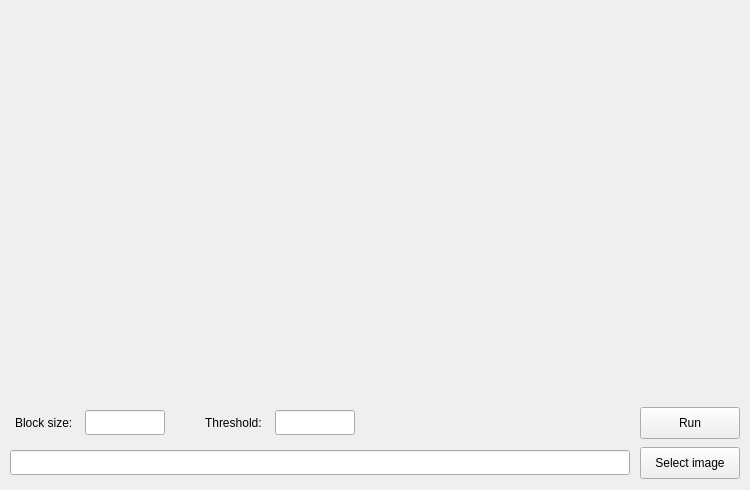
<?xml version="1.0" encoding="UTF-8"?>
<ui version="4.0">
 <class>MainWindow</class>
 <widget class="QMainWindow" name="MainWindow">
  <property name="enabled">
   <bool>true</bool>
  </property>
  <property name="geometry">
   <rect>
    <x>0</x>
    <y>0</y>
    <width>750</width>
    <height>490</height>
   </rect>
  </property>
  <property name="sizePolicy">
   <sizepolicy hsizetype="Fixed" vsizetype="Fixed">
    <horstretch>0</horstretch>
    <verstretch>0</verstretch>
   </sizepolicy>
  </property>
  <property name="minimumSize">
   <size>
    <width>750</width>
    <height>490</height>
   </size>
  </property>
  <property name="maximumSize">
   <size>
    <width>750</width>
    <height>490</height>
   </size>
  </property>
  <property name="windowTitle">
   <string>DCT2</string>
  </property>
  <widget class="QWidget" name="centralwidget">
   <widget class="QPushButton" name="selectImageButton">
    <property name="geometry">
     <rect>
      <x>640</x>
      <y>447</y>
      <width>100</width>
      <height>32</height>
     </rect>
    </property>
    <property name="text">
     <string>Select image</string>
    </property>
   </widget>
   <widget class="QLabel" name="imagePreviewLabel">
    <property name="geometry">
     <rect>
      <x>10</x>
      <y>10</y>
      <width>360</width>
      <height>360</height>
     </rect>
    </property>
    <property name="sizePolicy">
     <sizepolicy hsizetype="Expanding" vsizetype="Expanding">
      <horstretch>0</horstretch>
      <verstretch>0</verstretch>
     </sizepolicy>
    </property>
    <property name="text">
     <string/>
    </property>
   </widget>
   <widget class="QLabel" name="scoreLabel">
    <property name="geometry">
     <rect>
      <x>330</x>
      <y>500</y>
      <width>125</width>
      <height>20</height>
     </rect>
    </property>
    <property name="text">
     <string/>
    </property>
   </widget>
   <widget class="QLabel" name="resultPreviewLabel">
    <property name="geometry">
     <rect>
      <x>380</x>
      <y>10</y>
      <width>360</width>
      <height>360</height>
     </rect>
    </property>
    <property name="sizePolicy">
     <sizepolicy hsizetype="Expanding" vsizetype="Expanding">
      <horstretch>0</horstretch>
      <verstretch>0</verstretch>
     </sizepolicy>
    </property>
    <property name="text">
     <string/>
    </property>
   </widget>
   <widget class="QLabel" name="blockSizeLabel">
    <property name="geometry">
     <rect>
      <x>15</x>
      <y>415</y>
      <width>65</width>
      <height>15</height>
     </rect>
    </property>
    <property name="minimumSize">
     <size>
      <width>65</width>
      <height>15</height>
     </size>
    </property>
    <property name="maximumSize">
     <size>
      <width>65</width>
      <height>15</height>
     </size>
    </property>
    <property name="text">
     <string>Block size:</string>
    </property>
   </widget>
   <widget class="QLabel" name="thresholdLabel">
    <property name="geometry">
     <rect>
      <x>205</x>
      <y>415</y>
      <width>65</width>
      <height>15</height>
     </rect>
    </property>
    <property name="minimumSize">
     <size>
      <width>65</width>
      <height>15</height>
     </size>
    </property>
    <property name="maximumSize">
     <size>
      <width>65</width>
      <height>15</height>
     </size>
    </property>
    <property name="text">
     <string>Threshold:</string>
    </property>
   </widget>
   <widget class="QLineEdit" name="blockSizeLineEdit">
    <property name="geometry">
     <rect>
      <x>85</x>
      <y>410</y>
      <width>80</width>
      <height>25</height>
     </rect>
    </property>
    <property name="minimumSize">
     <size>
      <width>80</width>
      <height>25</height>
     </size>
    </property>
    <property name="maximumSize">
     <size>
      <width>80</width>
      <height>25</height>
     </size>
    </property>
   </widget>
   <widget class="QLineEdit" name="thresholdLineEdit">
    <property name="geometry">
     <rect>
      <x>275</x>
      <y>410</y>
      <width>80</width>
      <height>25</height>
     </rect>
    </property>
    <property name="minimumSize">
     <size>
      <width>80</width>
      <height>25</height>
     </size>
    </property>
    <property name="maximumSize">
     <size>
      <width>80</width>
      <height>25</height>
     </size>
    </property>
   </widget>
   <widget class="QLineEdit" name="filePathLineEdit">
    <property name="geometry">
     <rect>
      <x>10</x>
      <y>450</y>
      <width>620</width>
      <height>25</height>
     </rect>
    </property>
    <property name="minimumSize">
     <size>
      <width>620</width>
      <height>25</height>
     </size>
    </property>
    <property name="maximumSize">
     <size>
      <width>620</width>
      <height>25</height>
     </size>
    </property>
   </widget>
   <widget class="QPushButton" name="runButton">
    <property name="geometry">
     <rect>
      <x>640</x>
      <y>407</y>
      <width>100</width>
      <height>32</height>
     </rect>
    </property>
    <property name="text">
     <string>Run</string>
    </property>
   </widget>
  </widget>
 </widget>
 <resources/>
 <connections/>
</ui>
